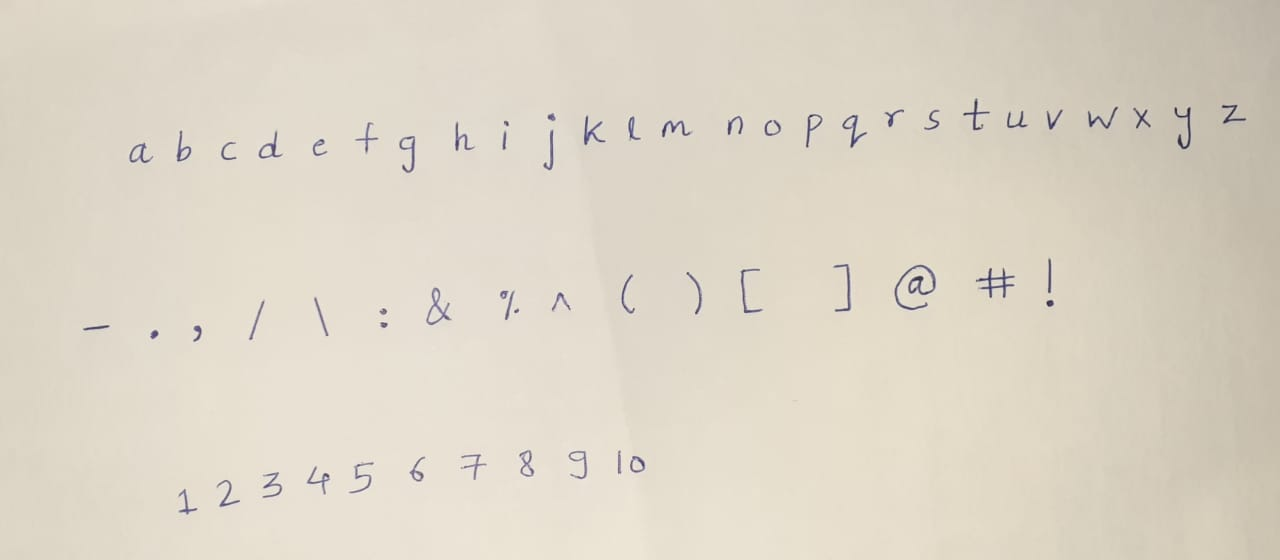
#> input picture images/sample.jpeg, 1280 x 560 px, found by its file name; its folder holds only this picture in this run
$ python -i trial.py   (imports and definitions only)
#> lines starting #> are read from the running program, lines starting #| are printed output that depends on the picture; after the words box and inside, x2 and y2 are one past the last pixel; in counts of white or black regions, pixels touching at a corner belong together
import cv2
import numpy as np
import tkinter as tk
from tkinter import messagebox
from PIL import Image, ImageTk
import pickle

fn = 'images/sample.jpeg'

def save_obj(obj, name ):
    with open('obj/'+ name + '.pkl', 'wb') as f:
        pickle.dump(obj, f, pickle.HIGHEST_PROTOCOL)

def load_obj(name ):
    with open('obj/' + name + '.pkl', 'rb') as f:
        return pickle.load(f)

img = []
img_bakcup = []
char_dict = dict()
ix = -1
iy = -1
rect = [0,0]
rect_list = []

def BnW():
    # automatic thresholding to BW
    im_gray = cv2.imread(fn, cv2.IMREAD_GRAYSCALE)
#> im_gray: shape (560, 1280); min 28, max 242, mean 213.9

    new_width = int(80*im_gray.shape[1]/ 100)
#> new_width = 1024
    new_height = int(80*im_gray.shape[0]/ 100)
#> new_height = 448
    im_gray = cv2.resize(im_gray, (new_width, new_height))
#> im_gray: shape (448, 1024)

    (thresh, im_bw) = cv2.threshold(im_gray, 128, 255, cv2.THRESH_BINARY)
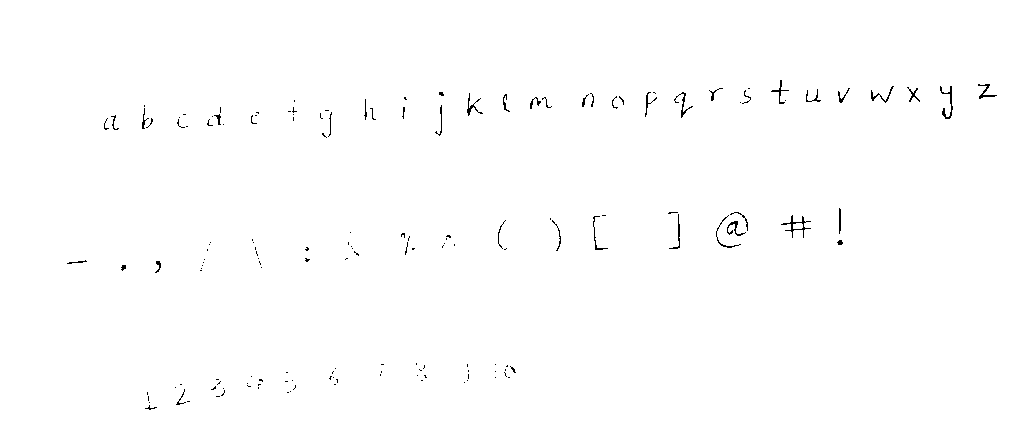
#> im_bw: shape (448, 1024); 99.5% white; black in thin lines or dots, all inside (x1, y1, x2, y2) = (67, 80, 997, 410)
    im_bw = cv2.resize(im_bw, (new_width, new_height))
    #im_bw =cv2.adaptiveThreshold(im_gray,255,cv2.ADAPTIVE_THRESH_MEAN_C,cv2.THRESH_BINARY,11,2)

    #resize image to 50%


    return im_bw


# [51 lines left out: functions draw_drag_rectangle, manual_interface, not called in this run]


alpha_dict = dict()
punctuation_dict = dict()
number_dict = dict()


# [208 lines left out: functions draw_classifying_rect, is_row_white, is_column_white, auto_interface, mssg_box, not called in this run]


def manual_automatic(im_bw):
    global img, img_bakcup
    root= tk.Tk()
    canvas1 = tk.Canvas(root, width = 300, height = 300)
    canvas1.pack()
    button1 = tk.Button (root, text='Select Auto or Manual Handwriting recognition',command=mssg_box,bg='brown',fg='white')
    canvas1.create_window(150, 150, window=button1)
    root.mainloop()


def hello():
    global img, img_bakcup
    im_bw = BnW()
    img = im_bw.copy()
    img_bakcup = im_bw.copy()
    manual_automatic(im_bw)


hello()

>>> result = BnW()
